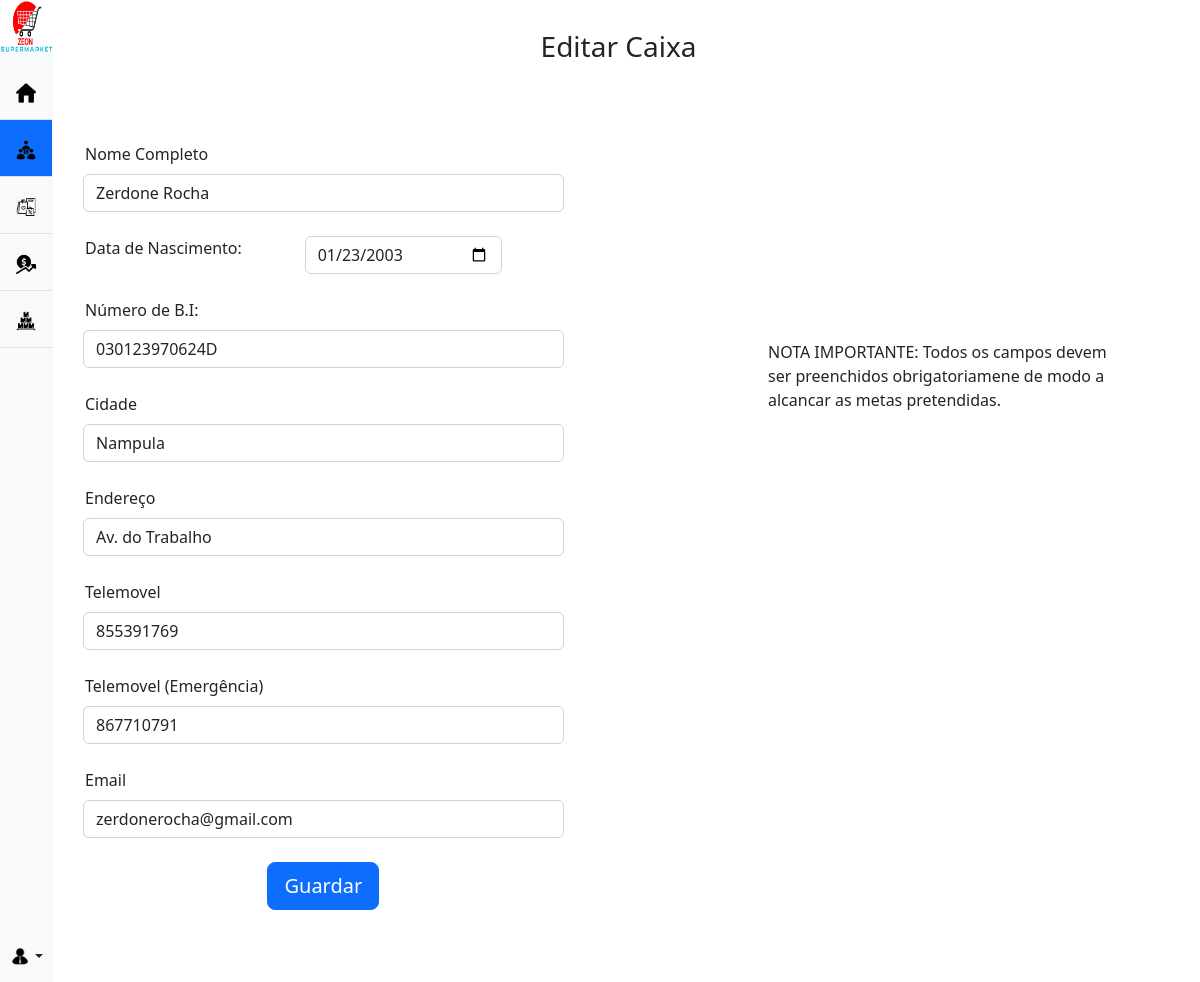
The app's page /manager/edicao/editar_caixa.php?id_caixa=7 (signed in) with its own data.
### tables this page shows
CREATE TABLE `caixa` (
  `id_caixa` int(11) NOT NULL,
  `nome_completo` varchar(50) NOT NULL,
  `data_nascimento` date NOT NULL,
  `nr_bi` varchar(13) NOT NULL,
  `cidade` varchar(20) NOT NULL,
  `endereco` varchar(50) NOT NULL,
  `cell` int(9) NOT NULL,
  `cell_emergencia` int(9) NOT NULL,
  `email` varchar(50) NOT NULL,
  `senha` varchar(32) NOT NULL,
  `data_registro` date NOT NULL
);

### manager/edicao/editar_caixa.php (the view, shortened to what this page needs)
<?php
if (!empty($_GET['id_caixa'])) {
    include_once("../../connect.php");
    $id = $_GET['id_caixa'];
    $sqlselect = "SELECT * FROM caixa WHERE id_caixa='$id'";
    $result1 = $mysqli->query($sqlselect);
    if ($result1->num_rows > 0) {
        while ($caixa_data = mysqli_fetch_assoc($result1)) {
            $nome = $caixa_data['nome_completo'];
            $data_nascimento = $caixa_data['data_nascimento'];
            $bi = $caixa_data['nr_bi'];
            $cidade = $caixa_data['cidade'];
            $endereco = $caixa_data['endereco'];
            $cell = $caixa_data['cell'];
            $cell_emerg = $caixa_data['cell_emergencia'];
            $email = $caixa_data['email'];
        }
    } else {
        header('Location: ../collabs.php');
    }
}
?>
<!DOCTYPE html>
<html lang="en">
<head>
    <link href="../../css/bootstrap.min.css" rel="stylesheet">
    <link href="../../css/form-validation.css" rel="stylesheet">
</head>
<body>
    <main class="d-flex flex-nowrap">
        <div class="d-flex flex-column flex-shrink-0 bg-light text-center" style="width: 3.5%; min-width: 53px;">
            <ul class="nav nav-pills nav-flush mb-auto">
                <li class="nav-item">
                        <img src="../../icon/logo.jpg" style="width: 53px; height: 53px; margin-bottom:10px">
                </li>
                <li class="nav-item">
                    <a href="../homepage_gestor.php" class="nav-link py-3 border-bottom rounded-0" aria-current="page" data-bs-toggle="tooltip" data-bs-placement="right" aria-label="Home" data-bs-original-title="Home">
                        <img src="../../icon/home0.png" style="width: 20px; height: 20px;">
                    </a>
                </li>
                <li class="nav-item">
                    <a href="../collabs.php" class="nav-link active py-3 border-bottom rounded-0" aria-current="page" data-bs-toggle="tooltip" data-bs-placement="right" aria-label="Colaboradores" data-bs-original-title="Colaboradores">
                        <img src="../../icon/collabs.png" style="width: 20px; height: 20px;">
                    </a>
                </li>
                <li class="nav-item">
                    <a href="../produtos.php" class="nav-link py-3 border-bottom rounded-0" aria-current="page" data-bs-toggle="tooltip" data-bs-placement="right" aria-label="Produtos" data-bs-original-title="Produtos">
                        <img src="../../icon/produtos.png" style="width: 20px; height: 20px;">
                    </a>
                </li>
                <li class="nav-item">
                    <a href="../vendas.php" class="nav-link py-3 border-bottom rounded-0" aria-current="page" data-bs-toggle="tooltip" data-bs-placement="right" aria-label="Vendas" data-bs-original-title="Vendas">
                        <img src="../../icon/venda.png" style="width: 20px; height: 20px;">
                    </a>
                </li>
                <li class="nav-item">
                    <a href="../stock.php" class="nav-link py-3 border-bottom rounded-0" aria-current="page" data-bs-toggle="tooltip" data-bs-placement="right" aria-label="Estoque" data-bs-original-title="Estoque">
                        <img src="../../icon/stock.png" style="width: 20px; height: 20px;">
                    </a>
                </li>
            </ul>
            <div class="dropdown">
                <a href="#" class="d-flex align-items-center justify-content-center p-3 link-dark text-decoration-none dropdown-toggle" data-bs-toggle="dropdown" aria-expanded="false">
                    <img src="../../icon/gestor.png" style="width: 20px; height: 20px;" class="rounded-circle">
                </a>
            </div>
        </div>
        <div style="width: 93%; height: 100%; min-height: 100vh;">
            <div class="text-center mb-3" style="margin: 30px 0 0 15px;">
                <h3 class="font-weight-normal">Editar Caixa</h3> <br>
            </div>
            <div class="row">
                <div class="col-md-7" style="margin: 30px 0 0 30px;">
                    <form action="save_edit_caixa.php" method="POST" class="needs-validation" novalidate="">
                        <div class="col-md-9">
                            <label for="nome" class="form-label">Nome Completo</label>
                            <input type="text" class="form-control" name="nome" value="<?php echo "$nome"; ?>" required>
                            <br>
                        </div>
                        <div class="row">
                            <div class="col-md-4">
                                <label>Data de Nascimento:</label>
                            </div>
                            <div class="col-md-4">
                                <input type="date" class="form-control" name="data_nasc" value="<?php echo "$data_nascimento"; ?>" required>
                                <br>
                            </div>
                        </div>
                        <div class="col-md-9">
                            <label for="bi">Número de B.I:</label>
                            <input type="text" class="form-control" name="bi" value="<?php echo "$bi"; ?>" required>
                            <br>
                        </div>
                        <div class="col-md-9">
                            <label>Cidade</label>
                            <input type="text" class="form-control" name="cidade" value="<?php echo "$cidade"; ?>" required>
                            <br>
                        </div>
                        <div class="col-md-9">
                            <label>Endereço</label>
                            <input type="text" class="form-control" name="endereco" value="<?php echo "$endereco"; ?>" required>
                            <br>
                        </div>
                        <div class="col-md-9">
                            <label>Telemovel</label>
                            <input type="contact" class="form-control" name="cell" value="<?php echo "$cell"; ?>" required>
                            <br>
                        </div>
                        <div class="col-md-9">
                            <label>Telemovel (Emergência)</label>
                            <input type="contact" class="form-control" name="cell_emergency" value="<?php echo "$cell_emerg"; ?>" required>
                            <br>
                        </div>
                        <div class="col-md-9">
                            <label for="email">Email</label>
                            <input type="email" class="form-control" name="email" placeholder="eu@exemplo.com" value="<?php echo "$email"; ?>" required>
                            <br>
                        </div>
                        <div class="col-md-9 text-center">
                            <button class="btn btn-lg btn-primary btn-block" type="submit" id="update" name="update">Guardar</button>
                        </div>
                        <br>
                        <br>
                        <br>
                    </form>
                </div>
                <div class="col-md-4" style="justify-content: left; margin: 20% 0 0 20px;">
                    <p>NOTA IMPORTANTE: Todos os campos devem ser preenchidos obrigatoriamene de modo a alcancar as
                        metas pretendidas.</p>
                </div>
            </div>
        </div>
    </main>
</body>
</html>

### manager/edicao/editar_caixa.php (style rules this page uses)
label { margin-bottom: 8px; margin-left: 2px; }

### records on screen
caixa: nome "Zerdone Rocha", data_nasc "01/23/2003", bi "030123970624D", cidade "Nampula", endereco "Av. do Trabalho", cell "855391769", cell_emergency "867710791", email "zerdonerocha@gmail.com"
